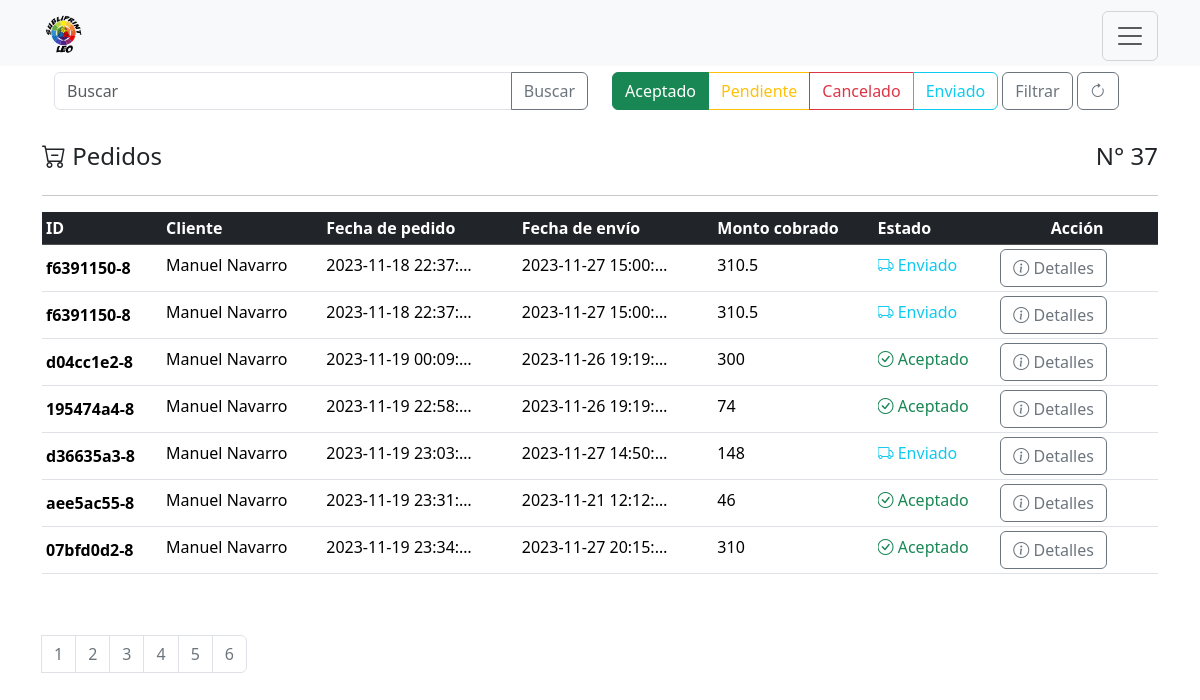
The page /app/views/admin/orders.php (signed in) on the database its author committed.
### tables this page shows
CREATE TABLE `buyuser` (
  `lastId` int(11) NOT NULL,
  `idBuyUser` varchar(10) NOT NULL,
  `idOrder` varchar(10) NOT NULL,
  `idUser` int(11) NOT NULL,
  `stateBuy` varchar(20) NOT NULL,
  `dateBuy` datetime NOT NULL
);

CREATE TABLE `orderbuy` (
  `idLastOrderBuy` int(11) NOT NULL,
  `idOrderBuy` varchar(10) NOT NULL,
  `dateOrder` datetime NOT NULL,
  `dateDelivery` datetime DEFAULT NULL,
  `dateConfirm` datetime DEFAULT NULL,
  `stateOrder` varchar(20) NOT NULL,
  `total` float NOT NULL,
  `idPaymentMethod` int(11) DEFAULT 1
);

CREATE TABLE `user` (
  `idUser` int(11) NOT NULL,
  `password` varchar(255) NOT NULL,
  `name` varchar(255) NOT NULL,
  `lastname` varchar(255) NOT NULL,
  `address` text NOT NULL,
  `reference` text NOT NULL,
  `mail` varchar(255) NOT NULL,
  `phone` varchar(30) NOT NULL,
  `city` text NOT NULL,
  `idTypeUser` int(11) NOT NULL,
  `create_user` datetime NOT NULL,
  `update_user` date DEFAULT NULL,
  `stateAccount` tinyint(1) NOT NULL DEFAULT 0
);

### config/database.php (called while the page is built, shortened)
<?php
class ConnectionDataBase {
    private $con;
    public function __construct()
    {
        $this->con = new PDO("mysql:host=".HOST.";dbname=".BASE.";port=".PORT, USER, PASS);
        if (!$this->con) {
            echo "Error en la conexión";
            exit;
        } else {
            return;
        }
    }
    public function getConnection()
    {
        return $this->con;
    }
}
?>

### app/controller/UserController.php (called while the page is built, shortened)
<?php
require_once(__DIR__.'/../model/UserModel.php');
class UserController {
    private $userModel;
    public function __construct() {
        $this->userModel = new UserModel();
    }
    public function getUserData($idUser) {
        $userData = $this->userModel->getUserData($idUser);
        return $userData;
    }
}
?>

### app/model/UserModel.php (called while the page is built, shortened)
<?php
require_once(__DIR__.'/../../config/database.php');
class UserModel {
    private $dbCon;
    public function __construct() {
        $this->dbCon = new ConnectionDataBase();
    }
    public function getUserData($idUser) {
        $sql = "SELECT idUser,
        password,
        name,
        lastname,
        address,
        reference,
        mail,
        phone,
        city,
        idTypeUser,
        create_user,
        update_user
         FROM user
        WHERE idUser = :idUser";
        $stmt = $this->dbCon->getConnection()->prepare($sql);
        $stmt->bindParam(':idUser',$idUser);
        $stmt->execute();
        return $stmt->fetch(PDO::FETCH_ASSOC);
    }
}
?>

### app/controller/OrderController.php (called while the page is built, shortened)
<?php
require_once(__DIR__.'/../model/OrderModel.php');
require_once(__DIR__.'/../model/UserModel.php');
class OrderController {
    private $orderModel;
    public function __construct()
    {
        $this->orderModel = new OrderModel();
    }
    public function countOrderBuy()
    {
        return $this->orderModel->countOrderBuy();
    }
    public function paginationOrdersBuy($init,$end) {
        $orders = $this->orderModel->paginationOrdersBuy($init,$end);
        return $orders;
    }
}
?>

### app/model/OrderModel.php (called while the page is built, shortened)
<?php
require_once(__DIR__.'/../../config/database.php');
class OrderModel {
    private $dbCon;
    public function __construct() {
        $this->dbCon = new ConnectionDataBase();
    }
    public function countOrderBuy() {
        $sql = "SELECT COUNT(*) FROM orderbuy obuy INNER JOIN
        buyuser buyu ON obuy.idOrderBuy = buyu.idOrder
        WHERE buyu.stateBuy='Pagado'";
        $stmt = $this->dbCon->getConnection()->prepare($sql);
        $stmt->execute();
        $data = $stmt->fetchColumn();
        return $data;
    }
    public function paginationOrdersBuy($init,$end) {
        $sql = "SELECT buy.idBuyUser,o.dateDelivery,o.idLastOrderBuy, o.idOrderBuy,us.name,o.dateOrder,o.total,o.stateOrder FROM buyuser buy INNER JOIN user us ON buy.idUser = us.idUser INNER JOIN orderbuy o ON o.idOrderBuy = buy.idOrder WHERE buy.stateBuy='Pagado' LIMIT :init,:end;";
        $stmt = $this->dbCon->getConnection()->prepare($sql);
        $stmt->bindParam(':init',$init,PDO::PARAM_INT);
        $stmt->bindParam(':end',$end,PDO::PARAM_INT);
        $stmt->execute();
        $data = $stmt->fetchAll(PDO::FETCH_ASSOC);
        return $data;
    }
}
?>

### app/views/admin/orders.php (the view, shortened to what this page needs)
<?php
require_once('../../../app/controller/OrderController.php');
$orderController = new OrderController();
?>
<!doctype html>
<html lang="en">
<head>
  <link href="https://cdn.jsdelivr.net/npm/bootstrap@5.2.1/dist/css/bootstrap.min.css" rel="stylesheet"
>
    <link href="https://cdn.jsdelivr.net/npm/bootstrap@5.3.2/dist/css/bootstrap.min.css" rel="stylesheet">
    <link rel="stylesheet" href="../../../public/css/main.css">
</head>
<body>
  <?php
    require_once('../../../app/views/layout/header.php');
  ?>
<main class="container pt-4">
  <div class="container pt-5">
    <div class="row">
        <div class="col-md-6">
          <form action="" class="" role="search" method="GET">
            <div class="input-group mb-3">
              <input type="search" class="form-control" placeholder="Buscar" aria-label="Search" aria-describedby="basic-addon1" name="term" id="term">
              <button type="submit" class="btn btn-outline-secondary" id="basic-addon1" name="search-order">Buscar</button>
            </div>
          </form>
        </div>
        <div class="col-md-6 mb-3">
          <form action="" method="get">
            <div class="btn-group" role="group" aria-label="Basic radio toggle button group">
              <label class="btn btn-outline-success" for="btnradio1">Aceptado</label>
              <label class="btn btn-outline-warning" for="btnradio3">Pendiente</label>
              <label class="btn btn-outline-danger" for="btnradio2">Cancelado</label>
              <label class="btn btn-outline-info" for="btnradio4">Enviado</label>
            </div>
            <button type="submit" class="btn btn-outline-secondary" id="basic-addon1" name="filter-order">Filtrar</button>
            <button type="submit" class="btn btn-outline-secondary" id="basic-addon1" name=""><i class="bi bi-arrow-clockwise"></i></button>
          </form>
        </div>
    </div>
  </div>
  <div class="row justify-content-between mt-3">
    <h4 class="col"><span class=""><i class="bi bi-cart-dash"></i> Pedidos</span></h4>
    <h4 class="col text-end">N° <?=$orderController->countOrderBuy()?></h4>
  </div>
  <hr>
  <?php
    $totalPages = $orderController->countOrderBuy();
    $registros = 7 ;
    $page = $_REQUEST['page'];
    if(is_numeric($page)) {
      $inicio = (($page - 1) * $registros);
      $totalPages = ceil($totalPages / $registros);
      $orderPage = $orderController->paginationOrdersBuy($inicio,$registros);
    }else {
      $orderPage = $orderController->paginationOrdersBuy(0,$registros);
      $page = ceil($totalPages / $registros);
    }
  ?>
  <div class="table-responsive mb-5"  style="height:375px;">
    <table class="table table-sm table-hover">
    <thead class="table-dark">
      <tr>
        <th scope="col">ID</th>
        <th scope="col">Cliente</th>
        <th scope="col">Fecha de pedido</th>
        <th scope="col">Fecha de envío</th>
        <th scope="col">Monto cobrado</th>
        <th scope="col">Estado</th>
        <th class="text-center" colspan="2" scope="col">Acción</th>
      </tr>
    </thead>
    <tbody id="content" name="content" class="">
    <?php
        $order = $orderPage;
          foreach($order as $o):
      ?>
      <tr>
        <th class="align-middle" scope="row">
          <?=$o['idOrderBuy']?>
        </th>
        <td class="align-middle">
            <span class="d-inline-block text-truncate" style="max-width: 150px;">
              <?=$o['name']?>
            </span>
        </td>
        <td class="align-middle">
            <span class="d-inline-block text-truncate" style="max-width: 150px;">
              <?=$o['dateOrder']?>
            </span>
        </td>
        <td class="align-middle">
            <?php
              if($o['dateDelivery'] == null):
            ?>
              <span class="d-inline-block text-truncate" style="max-width: 150px;"> 0000-00-00 00:00:00</span>
            <?php
              else:
            ?>
            <span class="d-inline-block text-truncate" style="max-width: 150px;">
              <?=$o['dateDelivery']?>
            </span>
            <?php
              endif;?>
        <td class="align-middle">
            <span class="d-inline-block text-truncate" style="max-width: 150px;">
              <?=$o['total']?>
            </span>
        </td>
        <td class="align-middle">
            <?php
              if($o['stateOrder'] == 'Aceptado'):
            ?>
              <span class="d-inline-block text-truncate text-success" style="max-width: 150px;">
              <i class="bi bi-check-circle"></i> <?=$o['stateOrder']?></span>
            <?php
              elseif($o['stateOrder'] == 'Cancelado'):
            ?>
              <span class="d-inline-block text-truncate text-danger" style="max-width: 150px;">
              <i class="bi bi-x-circle"></i> <?=$o['stateOrder']?></span>
              <?php
              elseif($o['stateOrder'] == 'Enviado'):
              ?>
              <span class="d-inline-block text-truncate text-info" style="max-width: 150px;">
              <i class="bi bi-truck"></i> <?=$o['stateOrder']?></span>
            <?php
             else:
            ?>
              <span class="d-inline-block text-truncate text-warning" style="max-width: 150px;">
              <i class="bi bi-clock"></i> <?=$o['stateOrder']?></span>
            <?php
              endif;
            ?>
        </td>
        <td class="align-middle">
          <a href="../../../app/views/admin/orderDetailAdmin.php?idOrder=<?=$o['idBuyUser']?>" class="col me-2 btn btn-outline-secondary"><i class="bi bi-info-circle"></i> Detalles</a>
        </td>
        <td class="aling-middle">
        </td>
      </tr>
      <?php
         endforeach;
        ?>
    </tbody>
  </table>
</div>
<nav aria-label="Page navigation example">
    <ul class="pagination">
        <?php
          for($i = 1; $i <= $totalPages; $i++) {
            if($page == $i) {
              echo '<li class="page-item"><a class="page-link link-secondary" href="?page='.$i.'">'.$i.'</a></li>';
            } else {
              echo '<li class="page-item"><a class="page-link link-secondary" href="?page='.$i.'">'.$i.'</a></li>';
            }
          }
        ?>
    </ul>
  </nav>
</main>
</body>
</html>

### app/views/layout/header.php (shortened to what this page needs)
<?php
$url = $_SERVER['REQUEST_URI'];
if($url == '/roberto-cotlear/public/') {
    require_once('../app/controller/UserController.php');
    require_once('../app/model/CartModel.php');
  }else {
    require_once('../../../app/controller/UserController.php');
}
$userController = new UserController();
$idUser = isset($_SESSION['idUser']) ? $_SESSION['idUser'] : -1;
if($idUser != -1) {
  $user = $userController->getUserData($idUser);
}
?>
<header class="fixed-top" >
<nav class="navbar bg-body-tertiary text-lime-50">
  <div class="container" style="height:50px;">
    <a class="navbar-brand" href="<?php
      if($user['idTypeUser'] === 2) {
        echo '../../../app/views/admin/admin.php';
      }else {
        echo '../../../app/views/home/home.php';
      }?>">
    <img src="
    <?php
      if($url == '/roberto-cotlear/public/') {
        echo '../public/img/logo.png';
      }else {
        echo '../../../public/img/logo.png';
      }
    ?>
    " alt="logo" style="margin-left: auto; margin-right: auto; width: 45px;"/>
  </a>
    <div class="d-flex">
    <button class="navbar-toggler" type="button" data-bs-toggle="offcanvas" data-bs-target="#offcanvasNavbar" aria-controls="offcanvasNavbar" aria-label="Toggle navigation" style="height:50px;">
      <span class="navbar-toggler-icon"></span>
    </button>
    </div>
  </div>
</nav>
</header>

### public/css/main.css (style rules this page uses)
:root { --background-color-components-1:rgba(203, 147, 81, 1); --about-1:rgba(203, 146, 81, 0.6); }

### public/css/components/buttons.css (style rules this page uses)
:root { --btn-color: #007bff; }

### rows shown on the page
buyuser: orderbuy.idOrderBuy "f6391150-8", idUser.name "Manuel Navarro", orderbuy.dateOrder "2023-11-18 22:37:27", orderbuy.dateDelivery "2023-11-27 15:00:50", orderbuy.total "310.5", orderbuy.stateOrder "Enviado"
buyuser: orderbuy.idOrderBuy "f6391150-8", idUser.name "Manuel Navarro", orderbuy.dateOrder "2023-11-18 22:37:27", orderbuy.dateDelivery "2023-11-27 15:00:50", orderbuy.total "310.5", orderbuy.stateOrder "Enviado"
buyuser: orderbuy.idOrderBuy "d04cc1e2-8", idUser.name "Manuel Navarro", orderbuy.dateOrder "2023-11-19 00:09:27", orderbuy.dateDelivery "2023-11-26 19:19:24", orderbuy.total "300", orderbuy.stateOrder "Aceptado"
buyuser: orderbuy.idOrderBuy "195474a4-8", idUser.name "Manuel Navarro", orderbuy.dateOrder "2023-11-19 22:58:44", orderbuy.dateDelivery "2023-11-26 19:19:29", orderbuy.total "74", orderbuy.stateOrder "Aceptado"
buyuser: orderbuy.idOrderBuy "d36635a3-8", idUser.name "Manuel Navarro", orderbuy.dateOrder "2023-11-19 23:03:56", orderbuy.dateDelivery "2023-11-27 14:50:18", orderbuy.total "148", orderbuy.stateOrder "Enviado"
buyuser: orderbuy.idOrderBuy "aee5ac55-8", idUser.name "Manuel Navarro", orderbuy.dateOrder "2023-11-19 23:31:33", orderbuy.dateDelivery "2023-11-21 12:12:21", orderbuy.total "46", orderbuy.stateOrder "Aceptado"
buyuser: orderbuy.idOrderBuy "07bfd0d2-8", idUser.name "Manuel Navarro", orderbuy.dateOrder "2023-11-19 23:34:02", orderbuy.dateDelivery "2023-11-27 20:15:30", orderbuy.total "310", orderbuy.stateOrder "Aceptado"

### other values the page prints
$orderController->countOrderBuy() "37"
